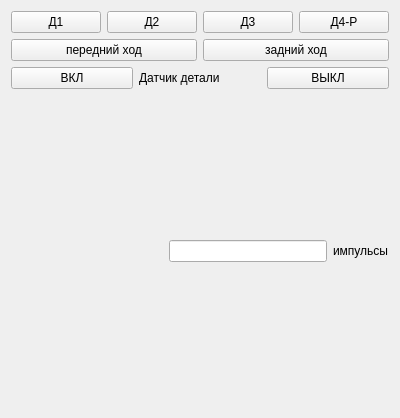
<?xml version="1.0" encoding="UTF-8"?>
<ui version="4.0">
 <class>PointsHeader</class>
 <widget class="QWidget" name="PointsHeader">
  <property name="geometry">
   <rect>
    <x>0</x>
    <y>0</y>
    <width>400</width>
    <height>418</height>
   </rect>
  </property>
  <property name="windowTitle">
   <string>Form</string>
  </property>
  <layout class="QVBoxLayout" name="verticalLayout">
   <item>
    <layout class="QHBoxLayout" name="horizontalLayout">
     <item>
      <widget class="QPushButton" name="d1_pushButton">
       <property name="text">
        <string>Д1</string>
       </property>
      </widget>
     </item>
     <item>
      <widget class="QPushButton" name="d2_pushButton">
       <property name="text">
        <string>Д2</string>
       </property>
      </widget>
     </item>
     <item>
      <widget class="QPushButton" name="d3_pushButton">
       <property name="text">
        <string>Д3</string>
       </property>
      </widget>
     </item>
     <item>
      <widget class="QPushButton" name="d4_pushButton">
       <property name="text">
        <string>Д4-Р</string>
       </property>
      </widget>
     </item>
    </layout>
   </item>
   <item>
    <layout class="QHBoxLayout" name="horizontalLayout_2">
     <item>
      <widget class="QPushButton" name="fwd_pushButton">
       <property name="text">
        <string>передний ход</string>
       </property>
      </widget>
     </item>
     <item>
      <widget class="QPushButton" name="bwd_pushButton">
       <property name="text">
        <string>задний ход</string>
       </property>
      </widget>
     </item>
    </layout>
   </item>
   <item>
    <layout class="QHBoxLayout" name="horizontalLayout_3">
     <item>
      <widget class="QPushButton" name="present_pushButton">
       <property name="text">
        <string>ВКЛ</string>
       </property>
      </widget>
     </item>
     <item>
      <widget class="QLabel" name="label">
       <property name="text">
        <string>Датчик детали</string>
       </property>
      </widget>
     </item>
     <item>
      <widget class="QPushButton" name="unpresent_pushButton">
       <property name="text">
        <string>ВЫКЛ</string>
       </property>
      </widget>
     </item>
    </layout>
   </item>
   <item>
    <layout class="QHBoxLayout" name="horizontalLayout_4">
     <item>
      <spacer name="horizontalSpacer">
       <property name="orientation">
        <enum>Qt::Horizontal</enum>
       </property>
       <property name="sizeHint" stdset="0">
        <size>
         <width>40</width>
         <height>20</height>
        </size>
       </property>
      </spacer>
     </item>
     <item>
      <widget class="QLineEdit" name="lineEdit"/>
     </item>
     <item>
      <widget class="QLabel" name="label_2">
       <property name="text">
        <string>импульсы</string>
       </property>
      </widget>
     </item>
    </layout>
   </item>
  </layout>
 </widget>
 <resources/>
 <connections/>
</ui>
